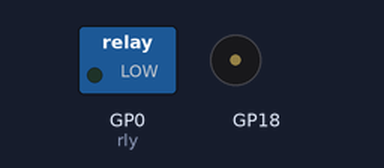
Recording of a program running on a simulated Raspberry Pi Pico running CircuitPython. Shown: switched loads named in the program (green lamp = pin HIGH), buzzer (waves = sounding). Requests to the public web service named in the program get a made-up reply in its usual format after 0.4 s (London, UTC, broken clouds, 64 % humidity, 1013 hPa unless stated); values from a settings file that is not in the repository are placeholders; what the program prints to the serial console is not drawn.

Above: at 2.1 s.
Timing chart, 0 to 3.6 s (numbered marks = the images above):
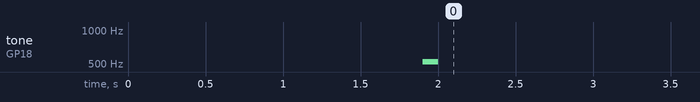

The program:

03Psmarthome.py
```python
"""
Telegram Bot using CircuitPython on Raspberry Pi Pico W
  - Tested with CircuitPython 8.0.0-beta.6

Additional libraries
  https://circuitpython.org/libraries
  - adafruit_requests.mpy
  - simpleio.mpy

https://getemoji.com/
"""

import os
import ipaddress
import wifi
import socketpool
import time
import microcontroller
import board
import digitalio
import simpleio
import adafruit_requests
import ssl
import adafruit_dht
import analogio

# Get wifi details from a settings.toml file
print(os.getenv("test_env_file"))
ssid = os.getenv("WIFI_SSID")
password = os.getenv("WIFI_PASSWORD")
telegrambot = os.getenv("botToken")

# Telegram API url.
API_URL = "https://api.telegram.org/bot" + telegrambot

# Buzzer
NOTE_G4 = 392
NOTE_C5 = 523
NOTE_F4 = 349
NOTE_C2 = 262

buzzer = board.GP18

# Input-Output Initialization
rly = digitalio.DigitalInOut(board.GP0)
rly.direction = digitalio.Direction.OUTPUT

pb = digitalio.DigitalInOut(board.GP20)
pb.direction = digitalio.Direction.INPUT

# DHT22
dht22 = adafruit_dht.DHT22(board.GP7)

# LDR
ldr = analogio.AnalogIn(board.GP26)
R = 10000                       # ohm resistance value

def init_bot():
    get_url = API_URL
    get_url += "/getMe"
    r = requests.get(get_url)
    return r.json()['ok']

first_read = True
update_id = 0

def read_message():
    global first_read
    global update_id

    get_url = API_URL
    get_url += "/getUpdates?limit=1&allowed_updates=[\"message\",\"callback_query\"]"
    if first_read == False:
        get_url += "&offset={}".format(update_id)

    r = requests.get(get_url)
    #print(r.json())

    try:
        update_id = r.json()['result'][0]['update_id']
        message = r.json()['result'][0]['message']['text']
        chat_id = r.json()['result'][0]['message']['chat']['id']

        #print("Update ID: {}".format(update_id))
        print("Chat ID: {}\tMessage: {}".format(chat_id, message))

        first_read = False
        update_id += 1
        simpleio.tone(buzzer, NOTE_G4, duration=0.1)
        simpleio.tone(buzzer, NOTE_C5, duration=0.1)

        return chat_id, message

    except (IndexError) as e:
        #print("No new message")
        return False, False

def send_message(chat_id, message):
    get_url = API_URL
    get_url += "/sendMessage?chat_id={}&text={}".format(chat_id, message)
    r = requests.get(get_url)
    #print(r.json())

def readDHT22():
    temperature = dht22.temperature
    humidity = dht22.humidity
    temperature = "Temperature: {:.2f} °C".format(temperature)
    humidity = "Humidity: {:.2f} °C".format(humidity)
    return temperature, humidity

def rtolux ():
    raw = ldr.value
    vout = (raw * 3.3) / 65536
    RLDR = (vout*R)/(3.3-vout)
    lux = 500/(RLDR/1000)       # Conversion resitance to lumen
    lux = "Lux: {:.2f} lx".format(lux)
    return lux

#  Connect to Wi-Fi AP
print(f"Initializing...")
wifi.radio.connect(ssid, password)
print("connected!\n")
pool = socketpool.SocketPool(wifi.radio)
print("IP Address: {}".format(wifi.radio.ipv4_address))
print("Connecting to WiFi '{}' ... ".format(ssid), end="")
requests = adafruit_requests.Session(pool, ssl.create_default_context())

if init_bot() == False:
    print("\nTelegram bot failed.")
else:
    print("\nTelegram bot ready!\n")
    simpleio.tone(buzzer, NOTE_C5, duration=0.1)

while True:
    try:
        while not wifi.radio.ipv4_address or "0.0.0.0" in repr(wifi.radio.ipv4_address):
            print(f"Reconnecting to WiFi...")
            wifi.radio.connect(ssid, password)

        chat_id, message_in = read_message()
        if message_in == "/start":
            send_message(chat_id,">> Welcome to My Smart Home! 🏡 <<")
            send_message(chat_id,"Choose from one of the following options:")
            send_message(chat_id,"1) Turn ON Light💡:  /Light_ON")
            send_message(chat_id,"2) Turn OFF Light💡: /Light_OFF")
            send_message(chat_id,"3) Read Sensor Data 🌡: /RED")
        elif message_in == "/Light_ON":
            rly.value = True
            send_message(chat_id, "Light Turn ON 💡")
        elif message_in == "/Light_OFF":
            rly.value = False
            send_message(chat_id, "Light Turn OFF 💡")
        elif message_in == "/RED":
            dht22val = readDHT22()
            luxval = rtolux()
            send_message(chat_id, dht22val[0])
            send_message(chat_id, dht22val[1])
            send_message(chat_id, luxval)
        else:
            send_message(chat_id, "Command is not available 👻")


    except OSError as e:
        print("Failed!\n", e)
        microcontroller.reset()
```

Measured:
- by itself, tone on GP18: silent → 523 Hz at 1.9 s, → silent 0.10 s later
